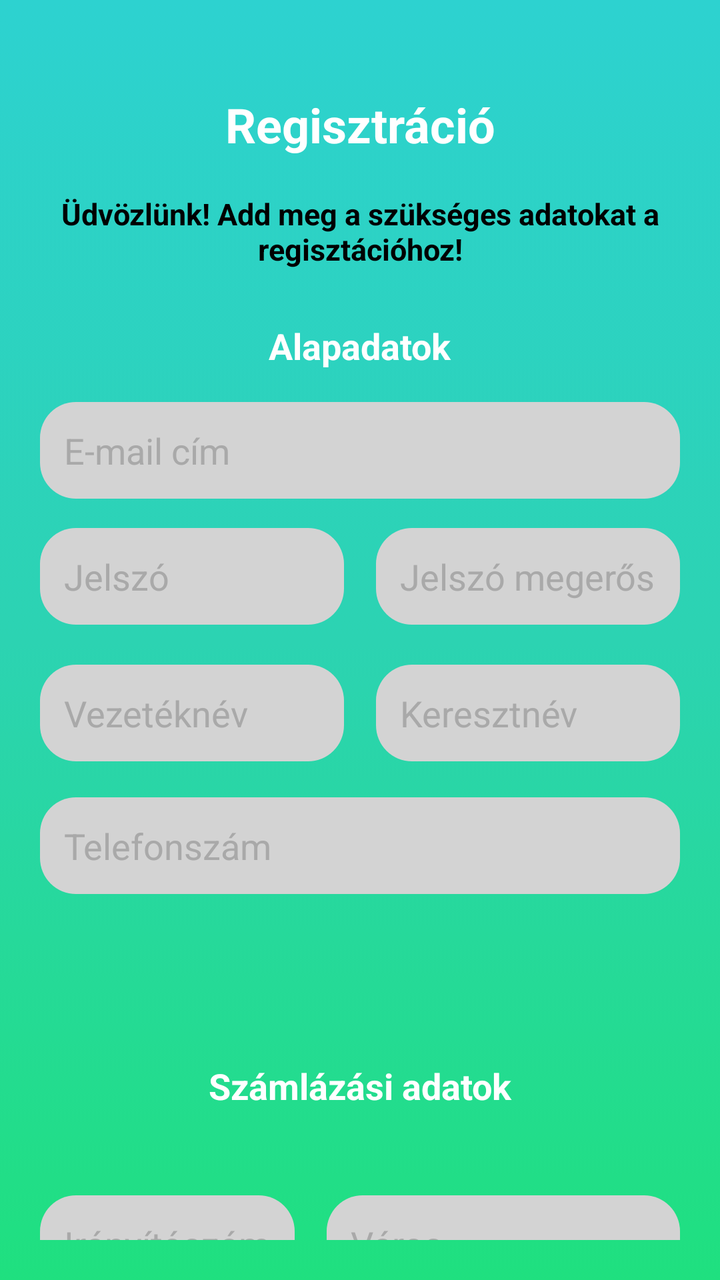
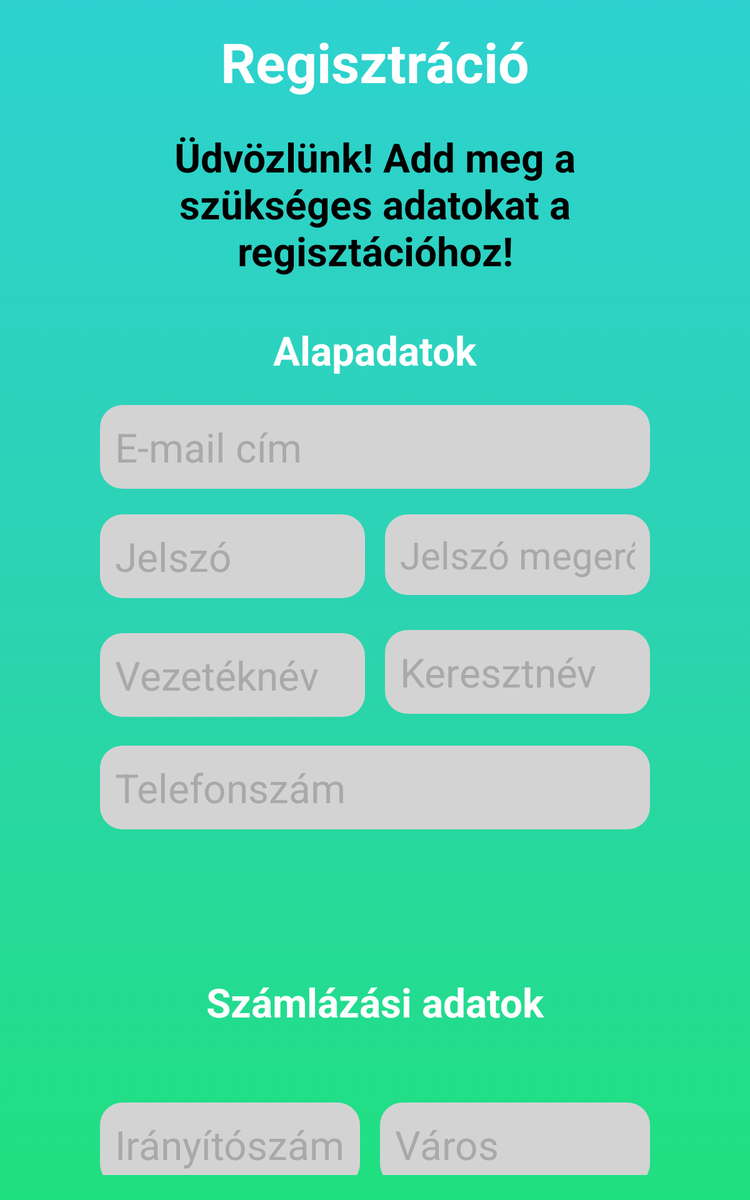

One screen, two layout resources from the same app: the default and the author's alternative for another configuration. Each is rendered where Android would select it; the XML of both is given below.
<!-- AndroidManifest.xml: application theme Theme.KiszelDaniel_PCJKBH -->
<!-- res/layout/activity_registration.xml -->
<?xml version="1.0" encoding="utf-8"?>
<androidx.core.widget.NestedScrollView xmlns:android="http://schemas.android.com/apk/res/android"
    xmlns:app="http://schemas.android.com/apk/res-auto"
    xmlns:tools="http://schemas.android.com/tools"
    android:layout_width="match_parent"
    android:layout_height="match_parent"
    android:background="@drawable/mainxml_background"
    tools:context=".RegistrationActivity"
    android:padding="20dp">

    <androidx.constraintlayout.widget.ConstraintLayout
        android:layout_width="wrap_content"
        android:layout_height="wrap_content"
        android:paddingTop="26dp">

        <TextView
            android:id="@+id/registerTitle"
            android:layout_width="wrap_content"
            android:layout_height="wrap_content"
            android:text="@string/REGISTRATIONXML_EditText_Title"
            android:textSize="24sp"
            android:textStyle="bold"
            android:textColor="@color/white"
            app:layout_constraintBottom_toBottomOf="parent"
            app:layout_constraintEnd_toEndOf="parent"
            app:layout_constraintStart_toStartOf="parent"
            app:layout_constraintTop_toTopOf="parent"
            app:layout_constraintVertical_bias="0.0" />

        <TextView
            android:id="@+id/registerHelp"
            android:layout_width="wrap_content"
            android:layout_height="wrap_content"
            android:textAlignment="center"
            android:text="@string/REGISTRATIONXML_TextView_Help"
            android:textColor="@color/black"
            android:textSize="15sp"
            android:textStyle="bold"
            app:layout_constraintBottom_toBottomOf="parent"
            app:layout_constraintEnd_toEndOf="parent"
            app:layout_constraintStart_toStartOf="parent"
            app:layout_constraintTop_toBottomOf="@id/registerTitle"
            app:layout_constraintVertical_bias="0.02" />

        <TextView
            android:id="@+id/basicInfoTitle"
            android:layout_width="wrap_content"
            android:layout_height="wrap_content"
            android:text="@string/REGISTRATIONXML_TextView_BasicInfo"
            android:textColor="@color/white"
            android:textSize="18sp"
            android:textStyle="bold"
            app:layout_constraintBottom_toBottomOf="parent"
            app:layout_constraintEnd_toEndOf="parent"
            app:layout_constraintStart_toStartOf="parent"
            app:layout_constraintTop_toBottomOf="@id/registerHelp"
            app:layout_constraintVertical_bias="0.03" />

        <EditText
            android:id="@+id/emailInput"
            android:layout_width="0dp"
            android:layout_height="wrap_content"
            android:background="@drawable/edittext_background"
            android:hint="@string/REGISTRATIONXML_EditText_Email"
            android:textColorHint="@color/dark_grey"
            android:inputType="textEmailAddress"
            android:padding="12dp"
            app:layout_constraintBottom_toBottomOf="parent"
            app:layout_constraintEnd_toEndOf="parent"
            app:layout_constraintHorizontal_bias="0.0"
            app:layout_constraintStart_toStartOf="parent"
            app:layout_constraintTop_toBottomOf="@id/basicInfoTitle"
            app:layout_constraintVertical_bias="0.02" />

        <EditText
            android:id="@+id/passwordInput"
            android:layout_width="0dp"
            android:layout_height="wrap_content"
            android:layout_marginEnd="8dp"
            android:background="@drawable/edittext_background"
            android:hint="@string/REGISTRATIONXML_EditText_Password"
            android:textColorHint="@color/dark_grey"
            android:inputType="textPassword"
            android:padding="12dp"
            app:layout_constraintHorizontal_weight="2"
            app:layout_constraintBottom_toBottomOf="parent"
            app:layout_constraintEnd_toStartOf="@id/passwordConfirmInput"
            app:layout_constraintStart_toStartOf="parent"
            app:layout_constraintTop_toBottomOf="@id/emailInput"
            app:layout_constraintVertical_bias="0.02" />

        <EditText
            android:id="@+id/passwordConfirmInput"
            android:layout_width="0dp"
            android:layout_height="wrap_content"
            android:layout_marginStart="8dp"
            android:background="@drawable/edittext_background"
            android:hint="@string/REGISTRATIONXML_EditText_PasswordAgain"
            android:textColorHint="@color/dark_grey"
            android:inputType="textPassword"
            android:padding="12dp"
            app:layout_constraintHorizontal_weight="2"
            app:layout_constraintBottom_toBottomOf="parent"
            app:layout_constraintEnd_toEndOf="parent"
            app:layout_constraintStart_toEndOf="@id/passwordInput"
            app:layout_constraintTop_toBottomOf="@id/emailInput"
            app:layout_constraintVertical_bias="0.02" />

        <EditText
            android:id="@+id/firstnameInput"
            android:layout_width="0dp"
            android:layout_height="wrap_content"
            android:layout_marginStart="8dp"
            android:background="@drawable/edittext_background"
            android:hint="@string/REGISTRATIONXML_EditText_FirstName"
            android:textColorHint="@color/dark_grey"
            android:inputType="textPersonName"
            android:padding="12dp"
            app:layout_constraintBottom_toBottomOf="parent"
            app:layout_constraintEnd_toEndOf="parent"
            app:layout_constraintHorizontal_weight="2"
            app:layout_constraintStart_toEndOf="@id/lastnameInput"
            app:layout_constraintTop_toBottomOf="@id/passwordConfirmInput"
            app:layout_constraintVertical_bias="0.03" />

        <EditText
            android:id="@+id/lastnameInput"
            android:layout_width="0dp"
            android:layout_height="wrap_content"
            android:layout_marginEnd="8dp"
            android:background="@drawable/edittext_background"
            android:hint="@string/REGISTRATIONXML_EditText_SecondName"
            android:textColorHint="@color/dark_grey"
            android:inputType="textPersonName"
            android:padding="12dp"
            app:layout_constraintHorizontal_weight="2"
            app:layout_constraintBottom_toBottomOf="parent"
            app:layout_constraintEnd_toStartOf="@id/firstnameInput"
            app:layout_constraintStart_toStartOf="parent"
            app:layout_constraintTop_toBottomOf="@id/passwordInput"
            app:layout_constraintVertical_bias="0.03" />

        <EditText
            android:id="@+id/phoneInput"
            android:layout_width="0dp"
            android:layout_height="wrap_content"
            android:background="@drawable/edittext_background"
            android:hint="@string/REGISTRATIONXML_EditText_PhoneNumber"
            android:textColorHint="@color/dark_grey"
            android:inputType="phone"
            android:padding="12dp"
            app:layout_constraintBottom_toBottomOf="parent"
            app:layout_constraintEnd_toEndOf="parent"
            app:layout_constraintStart_toStartOf="parent"
            app:layout_constraintTop_toBottomOf="@id/firstnameInput"
            app:layout_constraintVertical_bias="0.03" />

        <TextView
            android:id="@+id/billingInfoTitle"
            android:layout_width="wrap_content"
            android:layout_height="wrap_content"
            android:text="@string/REGISTRATIONXML_TextView_BillingInfo"
            android:textColor="@color/white"
            android:textSize="18sp"
            android:textStyle="bold"
            android:textAlignment="center"
            app:layout_constraintBottom_toBottomOf="parent"
            app:layout_constraintEnd_toEndOf="parent"
            app:layout_constraintStart_toStartOf="parent"
            app:layout_constraintTop_toBottomOf="@id/phoneInput"
            app:layout_constraintVertical_bias="0.15" />

        <EditText
            android:id="@+id/zipCodeInput"
            android:layout_width="wrap_content"
            android:layout_height="wrap_content"
            android:layout_marginEnd="8dp"
            android:background="@drawable/edittext_background"
            android:hint="@string/REGISTRATIONXML_EditText_ZipCode"
            android:textColorHint="@color/dark_grey"
            android:inputType="number"
            android:padding="12dp"
            app:layout_constraintHorizontal_weight="2"
            app:layout_constraintBottom_toBottomOf="parent"
            app:layout_constraintEnd_toStartOf="@id/cityInput"
            app:layout_constraintStart_toStartOf="parent"
            app:layout_constraintTop_toBottomOf="@id/billingInfoTitle"
            app:layout_constraintVertical_bias="0.1"/>

        <EditText
            android:id="@+id/cityInput"
            android:layout_width="0dp"
            android:layout_height="wrap_content"
            android:layout_marginStart="8dp"
            android:background="@drawable/edittext_background"
            android:hint="@string/REGISTRATIONXML_EditText_City"
            android:textColorHint="@color/dark_grey"
            android:inputType="textPostalAddress"
            android:padding="12dp"
            app:layout_constraintHorizontal_weight="2"
            app:layout_constraintBottom_toBottomOf="parent"
            app:layout_constraintEnd_toEndOf="parent"
            app:layout_constraintStart_toEndOf="@id/zipCodeInput"
            app:layout_constraintTop_toBottomOf="@id/billingInfoTitle"
            app:layout_constraintVertical_bias="0.1" />

        <EditText
            android:id="@+id/streetAddressInput"
            android:layout_width="0dp"
            android:layout_height="wrap_content"
            android:background="@drawable/edittext_background"
            android:hint="@string/REGISTRATIONXML_EditText_Address"
            android:textColorHint="@color/dark_grey"
            android:inputType="textPostalAddress"
            android:padding="12dp"
            app:layout_constraintBottom_toBottomOf="parent"
            app:layout_constraintEnd_toEndOf="parent"
            app:layout_constraintHorizontal_bias="0.0"
            app:layout_constraintStart_toStartOf="parent"
            app:layout_constraintTop_toBottomOf="@id/cityInput"
            app:layout_constraintVertical_bias="0.1" />

        <CheckBox
            android:id="@+id/termsCheckbox"
            android:layout_width="wrap_content"
            android:layout_height="wrap_content"
            android:layout_marginTop="24dp"
            android:text="@string/REGISTRATIONXML_CheckBox_ASZF"
            android:textColor="@color/black"
            android:textStyle="bold"
            app:layout_constraintBottom_toBottomOf="parent"
            app:layout_constraintEnd_toEndOf="parent"
            app:layout_constraintStart_toStartOf="parent"
            app:layout_constraintTop_toBottomOf="@id/streetAddressInput"
            app:layout_constraintVertical_bias="0" />

        <Button
            android:id="@+id/btnRegister"
            android:layout_width="0dp"
            android:layout_height="wrap_content"
            android:onClick="register"
            android:padding="12dp"
            android:text="@string/MAINXML_Register_btn"
            android:textColor="@color/white"
            android:textSize="18sp"
            app:layout_constraintBottom_toBottomOf="parent"
            app:layout_constraintEnd_toEndOf="parent"
            app:layout_constraintHorizontal_bias="0.0"
            app:layout_constraintStart_toStartOf="parent"
            app:layout_constraintTop_toBottomOf="@+id/termsCheckbox"
            app:layout_constraintVertical_bias="0.1" />

        <TextView
            android:id="@+id/loginInfoText"
            android:layout_width="0dp"
            android:layout_height="wrap_content"
            android:text="@string/MAINXML_TextView_Login"
            android:textAlignment="center"
            android:textColor="@android:color/black"
            android:textSize="18sp"
            android:textStyle="bold"
            app:layout_constraintBottom_toBottomOf="parent"
            app:layout_constraintEnd_toEndOf="parent"
            app:layout_constraintHorizontal_bias="0.0"
            app:layout_constraintStart_toStartOf="parent"
            app:layout_constraintTop_toBottomOf="@id/btnRegister"
            app:layout_constraintVertical_bias="0.25" />

        <Button
            android:id="@+id/btnLogin"
            android:layout_width="0dp"
            android:layout_height="wrap_content"
            android:backgroundTint="@color/teal_700"
            android:layout_margin="20dp"
            android:onClick="logIn"
            android:padding="12dp"
            android:text="@string/MAINXML_Login_btn"
            android:textColor="@android:color/white"
            android:textSize="18sp"
            app:layout_constraintBottom_toBottomOf="parent"
            app:layout_constraintEnd_toEndOf="parent"
            app:layout_constraintStart_toStartOf="parent"
            app:layout_constraintTop_toBottomOf="@+id/loginInfoText"
            app:layout_constraintVertical_bias="0.1"
            />

    </androidx.constraintlayout.widget.ConstraintLayout>
</androidx.core.widget.NestedScrollView>
<!-- resources referenced by this layout -->
<resources>
  <color name="black">#FF000000</color>
  <color name="dark_grey">#A9A9A9</color>
  <color name="teal_700">#00796B</color>
  <color name="white">#FFFFFFFF</color>
  <!-- drawable edittext_background (drawable) -->
  <?xml version="1.0" encoding="utf-8"?>
  <selector xmlns:android="http://schemas.android.com/apk/res/android">
      <item>
          <shape android:shape="rectangle">
              <solid android:color="#D3D3D3"/>
              <corners
                  android:bottomRightRadius="18dp"
                  android:bottomLeftRadius="18dp"
                  android:topLeftRadius="18dp"
                  android:topRightRadius="18dp" />
          </shape>
      </item>
  </selector>
  <!-- drawable mainxml_background (drawable) -->
  <?xml version="1.0" encoding="utf-8"?>
  <selector xmlns:android="http://schemas.android.com/apk/res/android">
      <item>
          <shape android:shape="rectangle">
              <gradient
                  android:angle="270"
                  android:startColor="#2dd2d0"
                  android:endColor="#1fe07f"
                  android:centerColor="#2cd3b2"
                  android:gradientRadius="90"
                  android:type="linear"/>
          </shape>
      </item>
  </selector>
  <string name="MAINXML_Login_btn">Belépés</string>
  <string name="MAINXML_Register_btn">Regisztráció</string>
  <string name="MAINXML_TextView_Login">Már regisztrált felhasználó vagy? Lépj be:</string>
  <string name="REGISTRATIONXML_CheckBox_ASZF">Elfogadom az ÁSZF-ben leírtakat.</string>
  <string name="REGISTRATIONXML_EditText_Address">Utca, házszám</string>
  <string name="REGISTRATIONXML_EditText_City">Város</string>
  <string name="REGISTRATIONXML_EditText_Email">E-mail cím</string>
  <string name="REGISTRATIONXML_EditText_FirstName">Keresztnév</string>
  <string name="REGISTRATIONXML_EditText_Password">Jelszó</string>
  <string name="REGISTRATIONXML_EditText_PasswordAgain">Jelszó megerősítése</string>
  <string name="REGISTRATIONXML_EditText_PhoneNumber">Telefonszám</string>
  <string name="REGISTRATIONXML_EditText_SecondName">Vezetéknév</string>
  <string name="REGISTRATIONXML_EditText_Title">Regisztráció</string>
  <string name="REGISTRATIONXML_EditText_ZipCode">Irányítószám</string>
  <string name="REGISTRATIONXML_TextView_BasicInfo">Alapadatok</string>
  <string name="REGISTRATIONXML_TextView_BillingInfo">Számlázási adatok</string>
  <string name="REGISTRATIONXML_TextView_Help">Üdvözlünk! Add meg a szükséges adatokat a regisztációhoz!</string>
  <!-- from res/values-v23/ -->
  <style name="Theme.KiszelDaniel_PCJKBH" parent="Base.Theme.KiszelDaniel_PCJKBH">
          
          <item name="android:navigationBarColor">@android:color/transparent</item>
          <item name="android:statusBarColor">@android:color/transparent</item>
          <item name="android:windowLightStatusBar">?attr/isLightTheme</item>
      </style>
  <style name="Base.Theme.KiszelDaniel_PCJKBH" parent="Theme.Material3.DayNight.NoActionBar">
          
          
      </style>
</resources>
<!-- res/layout-sw600dp/activity_registration.xml (the author's variant of the layout above) -->
<!-- drawn on a 7-inch tablet held upright -->
<?xml version="1.0" encoding="utf-8"?>
<androidx.constraintlayout.widget.ConstraintLayout xmlns:android="http://schemas.android.com/apk/res/android"
    xmlns:app="http://schemas.android.com/apk/res-auto"
    xmlns:tools="http://schemas.android.com/tools"
    android:layout_width="match_parent"
    android:layout_height="match_parent"
    android:background="@drawable/mainxml_background"
    tools:context=".LoginActivity"
    android:padding="20dp"
    android:paddingStart="80dp"
    android:paddingEnd="80dp">

    <androidx.core.widget.NestedScrollView
        android:layout_width="match_parent"
        android:layout_height="match_parent">

        <androidx.constraintlayout.widget.ConstraintLayout
            android:layout_width="match_parent"
            android:layout_height="wrap_content"
            android:orientation="vertical">

            <TextView
                android:id="@+id/registerTitle"
                android:layout_width="wrap_content"
                android:layout_height="wrap_content"
                android:text="@string/REGISTRATIONXML_EditText_Title"
                android:textSize="44sp"
                android:textStyle="bold"
                android:textColor="@color/white"
                app:layout_constraintBottom_toBottomOf="parent"
                app:layout_constraintEnd_toEndOf="parent"
                app:layout_constraintStart_toStartOf="parent"
                app:layout_constraintTop_toTopOf="parent"
                app:layout_constraintVertical_bias="0.0" />

            <TextView
                android:id="@+id/registerHelp"
                android:layout_width="wrap_content"
                android:layout_height="wrap_content"
                android:textAlignment="center"
                android:text="@string/REGISTRATIONXML_TextView_Help"
                android:textColor="@color/black"
                android:textSize="32sp"
                android:textStyle="bold"
                app:layout_constraintBottom_toBottomOf="parent"
                app:layout_constraintEnd_toEndOf="parent"
                app:layout_constraintStart_toStartOf="parent"
                app:layout_constraintTop_toBottomOf="@id/registerTitle"
                app:layout_constraintVertical_bias="0.02" />

            <TextView
                android:id="@+id/basicInfoTitle"
                android:layout_width="wrap_content"
                android:layout_height="wrap_content"
                android:text="@string/REGISTRATIONXML_TextView_BasicInfo"
                android:textColor="@color/white"
                android:textSize="32sp"
                android:textStyle="bold"
                app:layout_constraintBottom_toBottomOf="parent"
                app:layout_constraintEnd_toEndOf="parent"
                app:layout_constraintStart_toStartOf="parent"
                app:layout_constraintTop_toBottomOf="@id/registerHelp"
                app:layout_constraintVertical_bias="0.03" />

            <EditText
                android:id="@+id/emailInput"
                android:layout_width="0dp"
                android:layout_height="wrap_content"
                android:background="@drawable/edittext_background"
                android:hint="@string/REGISTRATIONXML_EditText_Email"
                android:textColorHint="@color/dark_grey"
                android:inputType="textEmailAddress"
                android:padding="12dp"
                android:textSize="32sp"
                app:layout_constraintBottom_toBottomOf="parent"
                app:layout_constraintEnd_toEndOf="parent"
                app:layout_constraintHorizontal_bias="0.0"
                app:layout_constraintStart_toStartOf="parent"
                app:layout_constraintTop_toBottomOf="@id/basicInfoTitle"
                app:layout_constraintVertical_bias="0.02" />

            <EditText
                android:id="@+id/passwordInput"
                android:layout_width="0dp"
                android:layout_height="wrap_content"
                android:layout_marginEnd="8dp"
                android:background="@drawable/edittext_background"
                android:hint="@string/REGISTRATIONXML_EditText_Password"
                android:textColorHint="@color/dark_grey"
                android:inputType="textPassword"
                android:padding="12dp"
                android:textSize="32sp"
                app:layout_constraintHorizontal_weight="2"
                app:layout_constraintBottom_toBottomOf="parent"
                app:layout_constraintEnd_toStartOf="@id/passwordConfirmInput"
                app:layout_constraintStart_toStartOf="parent"
                app:layout_constraintTop_toBottomOf="@id/emailInput"
                app:layout_constraintVertical_bias="0.02" />

            <EditText
                android:id="@+id/passwordConfirmInput"
                android:layout_width="0dp"
                android:layout_height="wrap_content"
                android:layout_marginStart="8dp"
                android:background="@drawable/edittext_background"
                android:hint="@string/REGISTRATIONXML_EditText_PasswordAgain"
                android:textColorHint="@color/dark_grey"
                android:inputType="textPassword"
                android:padding="12dp"
                android:textSize="30sp"
                app:layout_constraintHorizontal_weight="2"
                app:layout_constraintBottom_toBottomOf="parent"
                app:layout_constraintEnd_toEndOf="parent"
                app:layout_constraintStart_toEndOf="@id/passwordInput"
                app:layout_constraintTop_toBottomOf="@id/emailInput"
                app:layout_constraintVertical_bias="0.02" />

            <EditText
                android:id="@+id/firstnameInput"
                android:layout_width="0dp"
                android:layout_height="wrap_content"
                android:layout_marginStart="8dp"
                android:background="@drawable/edittext_background"
                android:hint="@string/REGISTRATIONXML_EditText_FirstName"
                android:textColorHint="@color/dark_grey"
                android:inputType="textPersonName"
                android:padding="12dp"
                android:textSize="32sp"
                app:layout_constraintBottom_toBottomOf="parent"
                app:layout_constraintEnd_toEndOf="parent"
                app:layout_constraintHorizontal_weight="2"
                app:layout_constraintStart_toEndOf="@id/lastnameInput"
                app:layout_constraintTop_toBottomOf="@id/passwordConfirmInput"
                app:layout_constraintVertical_bias="0.03" />

            <EditText
                android:id="@+id/lastnameInput"
                android:layout_width="0dp"
                android:layout_height="wrap_content"
                android:layout_marginEnd="8dp"
                android:background="@drawable/edittext_background"
                android:hint="@string/REGISTRATIONXML_EditText_SecondName"
                android:textColorHint="@color/dark_grey"
                android:inputType="textPersonName"
                android:padding="12dp"
                android:textSize="32sp"
                app:layout_constraintHorizontal_weight="2"
                app:layout_constraintBottom_toBottomOf="parent"
                app:layout_constraintEnd_toStartOf="@id/firstnameInput"
                app:layout_constraintStart_toStartOf="parent"
                app:layout_constraintTop_toBottomOf="@id/passwordInput"
                app:layout_constraintVertical_bias="0.03" />

            <EditText
                android:id="@+id/phoneInput"
                android:layout_width="0dp"
                android:layout_height="wrap_content"
                android:background="@drawable/edittext_background"
                android:hint="@string/REGISTRATIONXML_EditText_PhoneNumber"
                android:textColorHint="@color/dark_grey"
                android:inputType="phone"
                android:padding="12dp"
                android:textSize="32sp"
                app:layout_constraintBottom_toBottomOf="parent"
                app:layout_constraintEnd_toEndOf="parent"
                app:layout_constraintStart_toStartOf="parent"
                app:layout_constraintTop_toBottomOf="@id/firstnameInput"
                app:layout_constraintVertical_bias="0.03" />

            <TextView
                android:id="@+id/billingInfoTitle"
                android:layout_width="wrap_content"
                android:layout_height="wrap_content"
                android:text="@string/REGISTRATIONXML_TextView_BillingInfo"
                android:textColor="@color/white"
                android:textSize="32sp"
                android:textStyle="bold"
                android:textAlignment="center"
                app:layout_constraintBottom_toBottomOf="parent"
                app:layout_constraintEnd_toEndOf="parent"
                app:layout_constraintStart_toStartOf="parent"
                app:layout_constraintTop_toBottomOf="@id/phoneInput"
                app:layout_constraintVertical_bias="0.15" />

            <EditText
                android:id="@+id/zipCodeInput"
                android:layout_width="wrap_content"
                android:layout_height="wrap_content"
                android:layout_marginEnd="8dp"
                android:background="@drawable/edittext_background"
                android:hint="@string/REGISTRATIONXML_EditText_ZipCode"
                android:textColorHint="@color/dark_grey"
                android:inputType="number"
                android:padding="12dp"
                android:textSize="32sp"
                app:layout_constraintHorizontal_weight="2"
                app:layout_constraintBottom_toBottomOf="parent"
                app:layout_constraintEnd_toStartOf="@id/cityInput"
                app:layout_constraintStart_toStartOf="parent"
                app:layout_constraintTop_toBottomOf="@id/billingInfoTitle"
                app:layout_constraintVertical_bias="0.1"/>

            <EditText
                android:id="@+id/cityInput"
                android:layout_width="0dp"
                android:layout_height="wrap_content"
                android:layout_marginStart="8dp"
                android:background="@drawable/edittext_background"
                android:hint="@string/REGISTRATIONXML_EditText_City"
                android:textColorHint="@color/dark_grey"
                android:inputType="textPostalAddress"
                android:padding="12dp"
                android:textSize="32sp"
                app:layout_constraintHorizontal_weight="2"
                app:layout_constraintBottom_toBottomOf="parent"
                app:layout_constraintEnd_toEndOf="parent"
                app:layout_constraintStart_toEndOf="@id/zipCodeInput"
                app:layout_constraintTop_toBottomOf="@id/billingInfoTitle"
                app:layout_constraintVertical_bias="0.1" />

            <EditText
                android:id="@+id/streetAddressInput"
                android:layout_width="0dp"
                android:layout_height="wrap_content"
                android:background="@drawable/edittext_background"
                android:hint="@string/REGISTRATIONXML_EditText_Address"
                android:textColorHint="@color/dark_grey"
                android:inputType="textPostalAddress"
                android:padding="12dp"
                android:textSize="32sp"
                app:layout_constraintBottom_toBottomOf="parent"
                app:layout_constraintEnd_toEndOf="parent"
                app:layout_constraintHorizontal_bias="0.0"
                app:layout_constraintStart_toStartOf="parent"
                app:layout_constraintTop_toBottomOf="@id/cityInput"
                app:layout_constraintVertical_bias="0.1" />

            <CheckBox
                android:id="@+id/termsCheckbox"
                android:layout_width="wrap_content"
                android:layout_height="wrap_content"
                android:layout_marginTop="24dp"
                android:text="@string/REGISTRATIONXML_CheckBox_ASZF"
                android:textColor="@color/black"
                android:textStyle="bold"
                android:textSize="32sp"
                app:layout_constraintBottom_toBottomOf="parent"
                app:layout_constraintEnd_toEndOf="parent"
                app:layout_constraintStart_toStartOf="parent"
                app:layout_constraintTop_toBottomOf="@id/streetAddressInput"
                app:layout_constraintVertical_bias="0" />

            <Button
                android:id="@+id/btnRegister"
                android:layout_width="0dp"
                android:layout_height="wrap_content"
                android:onClick="register"
                android:padding="12dp"
                android:text="@string/MAINXML_Register_btn"
                android:textColor="@color/white"
                android:textSize="32sp"
                app:layout_constraintBottom_toBottomOf="parent"
                app:layout_constraintEnd_toEndOf="parent"
                app:layout_constraintHorizontal_bias="0.0"
                app:layout_constraintStart_toStartOf="parent"
                app:layout_constraintTop_toBottomOf="@+id/termsCheckbox"
                app:layout_constraintVertical_bias="0.1" />

            <TextView
                android:id="@+id/loginInfoText"
                android:layout_width="0dp"
                android:layout_height="wrap_content"
                android:text="@string/MAINXML_TextView_Login"
                android:textAlignment="center"
                android:textColor="@android:color/black"
                android:textSize="32sp"
                android:textStyle="bold"
                app:layout_constraintBottom_toBottomOf="parent"
                app:layout_constraintEnd_toEndOf="parent"
                app:layout_constraintHorizontal_bias="0.0"
                app:layout_constraintStart_toStartOf="parent"
                app:layout_constraintTop_toBottomOf="@id/btnRegister"
                app:layout_constraintVertical_bias="0.25" />

            <Button
                android:id="@+id/btnLogin"
                android:layout_width="0dp"
                android:layout_height="wrap_content"
                android:backgroundTint="@color/teal_700"
                android:layout_margin="20dp"
                android:onClick="logIn"
                android:padding="12dp"
                android:text="@string/MAINXML_Login_btn"
                android:textColor="@android:color/white"
                android:textSize="32sp"
                app:layout_constraintBottom_toBottomOf="parent"
                app:layout_constraintEnd_toEndOf="parent"
                app:layout_constraintStart_toStartOf="parent"
                app:layout_constraintTop_toBottomOf="@+id/loginInfoText"
                app:layout_constraintVertical_bias="0.1" />



        </androidx.constraintlayout.widget.ConstraintLayout>
    </androidx.core.widget.NestedScrollView>
</androidx.constraintlayout.widget.ConstraintLayout>
